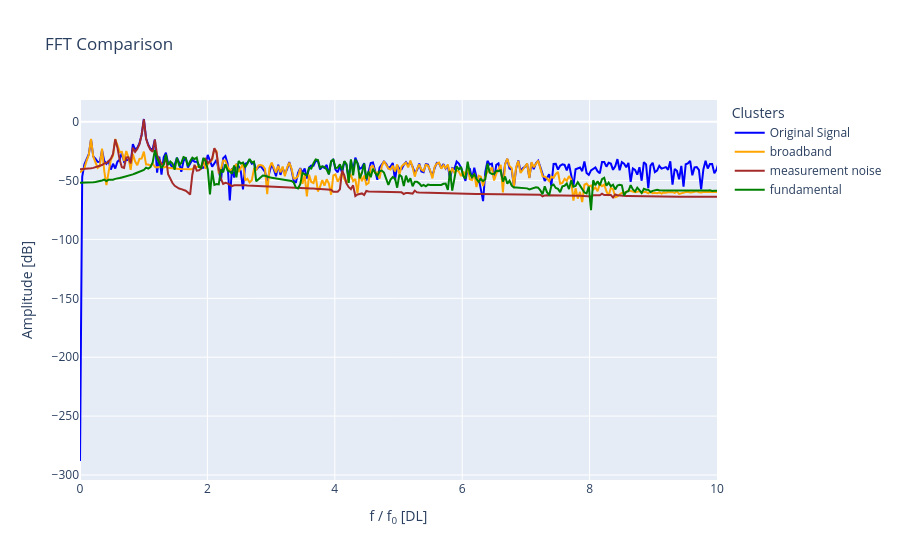
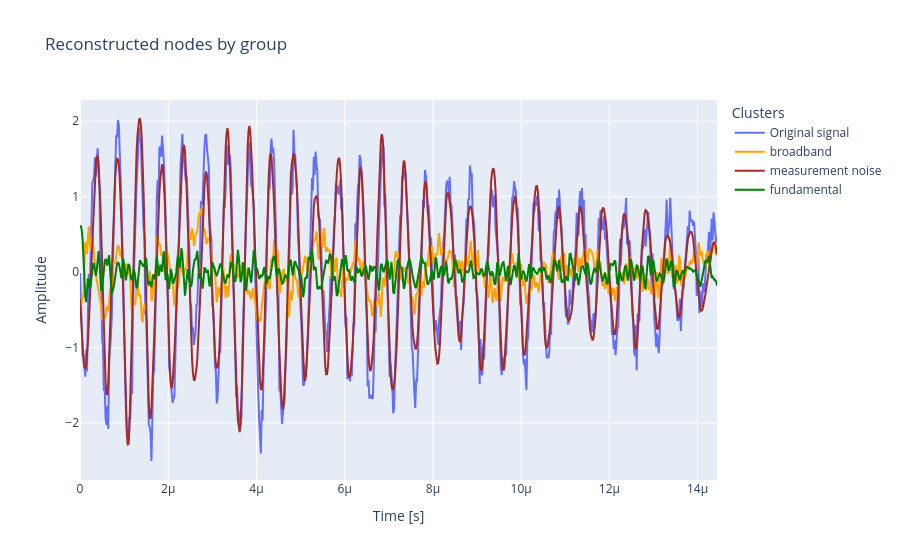
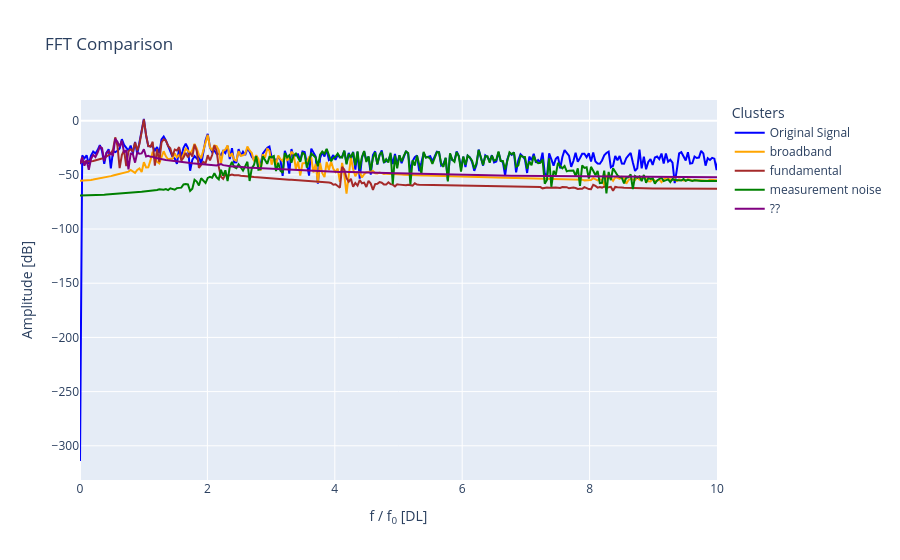
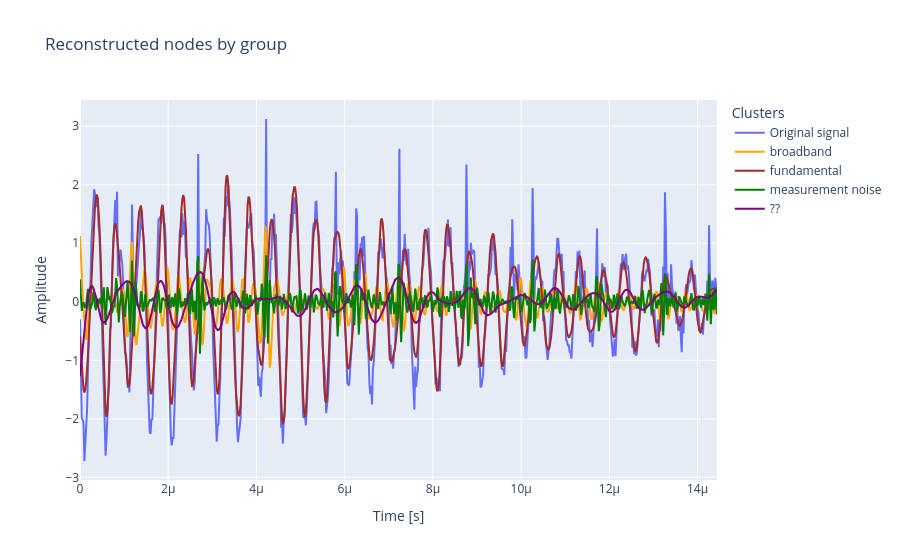

Here is the notebook cell these charts were saved with, in order:
### Code cell
# Keep track of all results for combined plot in next cell
centers_list = []  # initialise list of centroid values
metrics_list = []

required_info = ["data", "tr_obj", "centers", "labels", "sampling rate", "freq_threshold"]
# Plot separate clusterig results
for i, r in enumerate(exp_results):
    label_map = label_maps[i]
    # unpack results
    data_train, tr_obj, centers, labels, sampling_rate, freq_threshold = (
        tuple(r[i] for i in required_info)
    )
    fig = plot.plot_clustering(
        data_train, centers, labels, 
        title=f"Clustering for exp {exp_ids[i]}", label_map=label_map
    )
    centers_list.append(centers)

    # save_figure(fig, f"clustering_{result_id}")

    # Plot centroid metrics
    classifying_metrics = data_train.columns.to_list()
    metrics_list.append(classifying_metrics)
    fig = plot.plot_centers(classifying_metrics, centers, label_map)

    # save_figure(fig, f"centroids_{result_id}")

    # Set clusters to None to plot all of them, otherwise, plot a list of int
    fig = plot.plot_fft_by_group(
        tr_obj, labels, no_clusters=None, sampling_rate=sampling_rate,
        clusters=None, xlim=10, fundamental_freq=frequency,
        freq_threshold=freq_threshold, label_map=label_map
    )

    fig = plot.plot_reconstructions_by_group(
        tr_obj, labels, no_clusters=None, t_plot=sampling_rate, 
        freq_threshold=freq_threshold, label_map=label_map
    )

### Figure 1 — Plotly figure (JSON) as saved in the notebook; plotly's stock layout.template omitted (floating-point values rounded to 4 significant figures; data arrays with more than 128 entries replaced by an {"elided": "..."} marker saying what was removed)
{"data": [{"line": {"color": "blue"}, "mode": "lines", "name": "Original Signal", "type": "scatter", "x": {"elided": "361 float values"}, "y": {"elided": "361 float values"}}, {"line": {"color": "orange"}, "mode": "lines", "name": "broadband", "type": "scatter", "x": {"elided": "361 float values"}, "y": {"elided": "361 float values"}}, {"line": {"color": "brown"}, "mode": "lines", "name": "measurement noise", "type": "scatter", "x": {"elided": "361 float values"}, "y": {"elided": "361 float values"}}, {"line": {"color": "green"}, "mode": "lines", "name": "fundamental", "type": "scatter", "x": {"elided": "361 float values"}, "y": {"elided": "361 float values"}}], "layout": {"legend": {"title": {"text": "Clusters"}}, "title": {"text": "FFT Comparison"}, "xaxis": {"range": [0, 10], "title": {"text": "f / f<sub>0</sub> [DL]"}}, "yaxis": {"title": {"text": "Amplitude [dB]"}}}}

### Figure 2 — Plotly figure (JSON) as saved in the notebook; plotly's stock layout.template omitted (floating-point values rounded to 4 significant figures; data arrays with more than 128 entries replaced by an {"elided": "..."} marker saying what was removed)
{"data": [{"mode": "lines", "name": "Original signal", "type": "scatter", "x": {"elided": "723 float values"}, "y": {"elided": "723 float values"}}, {"line": {"color": "orange"}, "mode": "lines", "name": "broadband", "type": "scatter", "x": {"elided": "723 float values"}, "y": {"elided": "723 float values"}}, {"line": {"color": "brown"}, "mode": "lines", "name": "measurement noise", "type": "scatter", "x": {"elided": "723 float values"}, "y": {"elided": "723 float values"}}, {"line": {"color": "green"}, "mode": "lines", "name": "fundamental", "type": "scatter", "x": {"elided": "723 float values"}, "y": {"elided": "723 float values"}}], "layout": {"legend": {"title": {"text": "Clusters"}}, "title": {"text": "Reconstructed nodes by group"}, "xaxis": {"title": {"text": "Time [s]"}}, "yaxis": {"title": {"text": "Amplitude"}}}}

### Figure 3 — Plotly figure (JSON) as saved in the notebook; plotly's stock layout.template omitted (floating-point values rounded to 4 significant figures; data arrays with more than 128 entries replaced by an {"elided": "..."} marker saying what was removed)
{"data": [{"line": {"color": "blue"}, "mode": "lines", "name": "Original Signal", "type": "scatter", "x": {"elided": "361 float values"}, "y": {"elided": "361 float values"}}, {"line": {"color": "orange"}, "mode": "lines", "name": "broadband", "type": "scatter", "x": {"elided": "361 float values"}, "y": {"elided": "361 float values"}}, {"line": {"color": "brown"}, "mode": "lines", "name": "fundamental", "type": "scatter", "x": {"elided": "361 float values"}, "y": {"elided": "361 float values"}}, {"line": {"color": "green"}, "mode": "lines", "name": "measurement noise", "type": "scatter", "x": {"elided": "361 float values"}, "y": {"elided": "361 float values"}}, {"line": {"color": "purple"}, "mode": "lines", "name": "??", "type": "scatter", "x": {"elided": "361 float values"}, "y": {"elided": "361 float values"}}], "layout": {"legend": {"title": {"text": "Clusters"}}, "title": {"text": "FFT Comparison"}, "xaxis": {"range": [0, 10], "title": {"text": "f / f<sub>0</sub> [DL]"}}, "yaxis": {"title": {"text": "Amplitude [dB]"}}}}

### Figure 4 — Plotly figure (JSON) as saved in the notebook; plotly's stock layout.template omitted (floating-point values rounded to 4 significant figures; data arrays with more than 128 entries replaced by an {"elided": "..."} marker saying what was removed)
{"data": [{"mode": "lines", "name": "Original signal", "type": "scatter", "x": {"elided": "723 float values"}, "y": {"elided": "723 float values"}}, {"line": {"color": "orange"}, "mode": "lines", "name": "broadband", "type": "scatter", "x": {"elided": "723 float values"}, "y": {"elided": "723 float values"}}, {"line": {"color": "brown"}, "mode": "lines", "name": "fundamental", "type": "scatter", "x": {"elided": "723 float values"}, "y": {"elided": "723 float values"}}, {"line": {"color": "green"}, "mode": "lines", "name": "measurement noise", "type": "scatter", "x": {"elided": "723 float values"}, "y": {"elided": "723 float values"}}, {"line": {"color": "purple"}, "mode": "lines", "name": "??", "type": "scatter", "x": {"elided": "723 float values"}, "y": {"elided": "723 float values"}}], "layout": {"legend": {"title": {"text": "Clusters"}}, "title": {"text": "Reconstructed nodes by group"}, "xaxis": {"title": {"text": "Time [s]"}}, "yaxis": {"title": {"text": "Amplitude"}}}}
